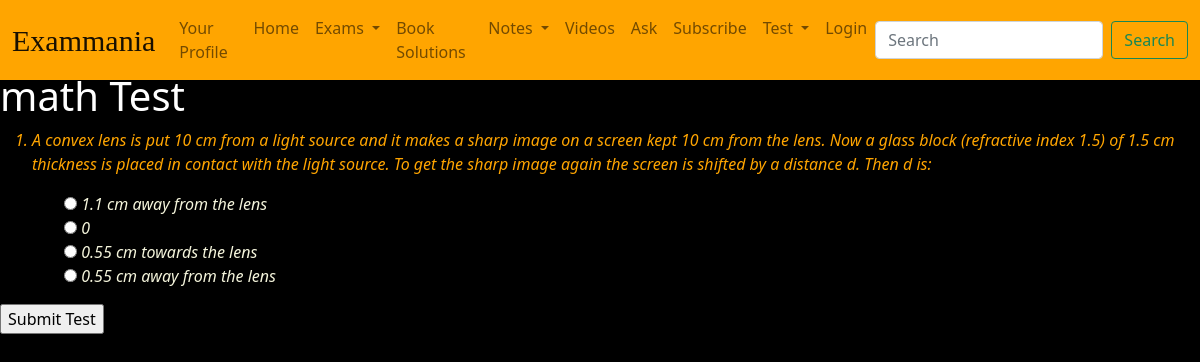
The app's page /home/test/math/1/, older data.
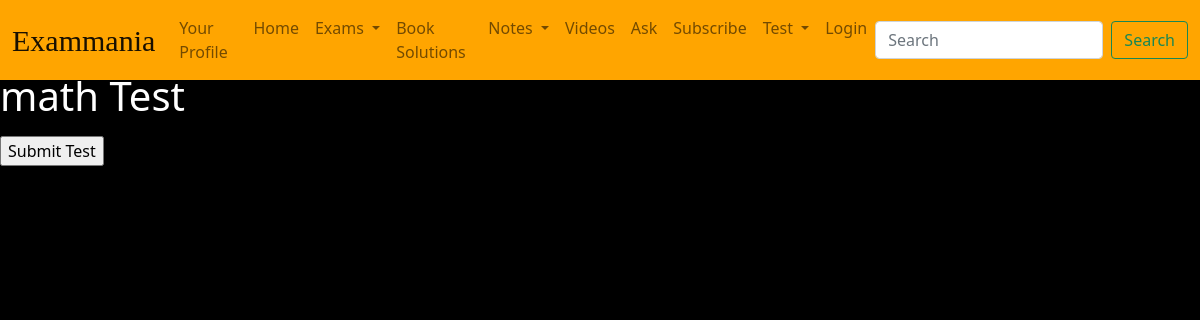
The same page, newer data.
### main/models.py (models this page shows, shortened)
class ExamQuestion(models.Model):
    DIFFICULTY_CHOICES = (
        ('easy', 'Easy'),
        ('medium', 'Medium'),
        ('hard', 'Hard'),
    )
    SUBJECT_CHOICES=(
        ('physics', 'Physics'),
        ('chemistry', 'Chemistry'),
        ('math', 'Math'),
    )
    body= models.TextField(unique=True)
    answer= models.TextField(default=None)
    options= models.ManyToManyField(ExamQuestionOptions, related_name="options")
    correct_options = models.ManyToManyField(ExamQuestionOptions, related_name="correct_options")
    subject= models.CharField(max_length=25, choices=SUBJECT_CHOICES, default='physics')
    difficulty_level= models.CharField(max_length=20, choices=DIFFICULTY_CHOICES, default='medium')

class ExamQuestionOptions(models.Model):
    content= models.TextField(unique=True)

### main/views.py (the view)
# urls.py: path('test/<str:subject>/<str:question_ids>/', views.test_page, name='test_page'),
def test_page(request, subject, question_ids):
    question_ids = [int(id) for id in question_ids.split(',')]
    questions = ExamQuestion.objects.filter(id__in=question_ids)
    context = {
        'subject': subject,
        'question_ids': question_ids,
        'questions': questions,
    }
    return render(request, 'main/test.html', context)

### templates/main/test.html (shortened to what this page needs)
{% extends 'main/base.html' %}
{% block body %}
<h1>{{ subject }} Test</h1>
<form method="post" action="{% url 'main:submit_test' %}?question_ids={{ question_ids|join:',' }}">
    <ol>
        {% for question in questions %}
        <li style="font-style: italic;color:orange;font-size: 1em;">
            {{ question.body }}
            <ul class="mt-3 mb-2" style="list-style: none;">
                {% for option in question.options.all %}
                <li style="color:beige">
                    <input type="radio" name="question_{{ question.id }}" value="{{ option.id }}">
                    {{ option.content }}
                </li>
                {% endfor %}
            </ul>
        </li>
        {% endfor %}
    </ol>
    <input type="submit" value="Submit Test">
</form>
{% endblock %}

Row changes from the older to the newer data that the page shows:
removed ExamQuestion: body "A convex lens is put 10 cm from a light source and it makes a sharp image on a screen kept 10 cm from the lens. Now a glass block (refractive index 1.5) of 1.5 cm thickness is placed in contact with the light source. To get the sharp image again the screen is shifted by a distance d. Then d is:"
removed ExamQuestionOptions: content "1.1 cm away from the lens"
removed ExamQuestionOptions: content "0"
removed ExamQuestionOptions: content "0.55 cm towards the lens"
removed ExamQuestionOptions: content "0.55 cm away from the lens"
